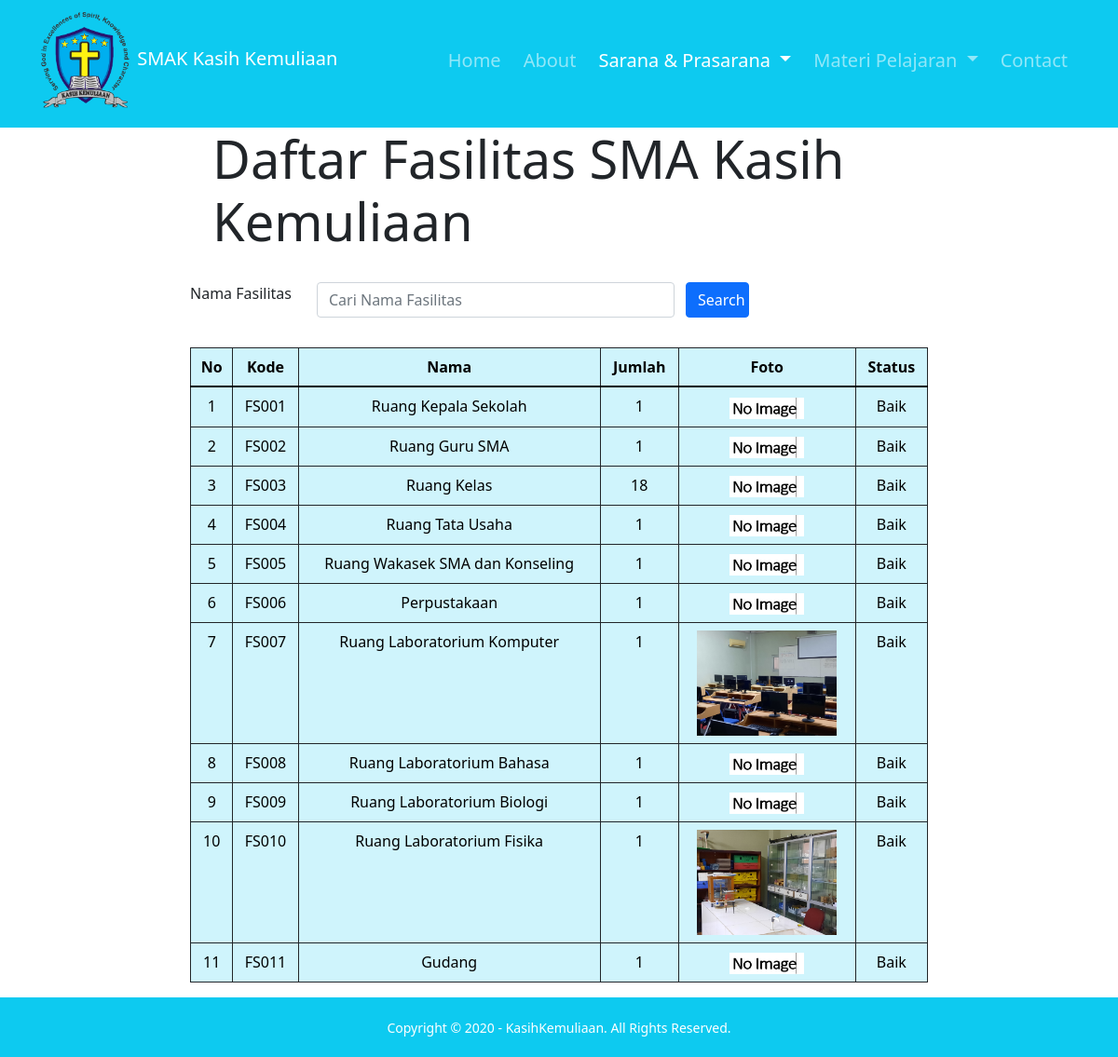
The page /datafasilitas.php on the database its author committed.
### tables this page shows
CREATE TABLE `datafasilitas` (
  `idfasilitas` char(5) NOT NULL,
  `namafasilitas` char(40) NOT NULL,
  `jumlahfasilitas` char(2) NOT NULL,
  `fotofasilitas` text NOT NULL,
  `statusfasilitas` char(10) NOT NULL
);

### datafasilitas.php (the view, shortened to what this page needs)
<!DOCTYPE html>
<html lang="en">
<head>
    <link rel="stylesheet" type="text/css" href="https://cdnjs.cloudflare.com/ajax/
    libs/select2/4.0.3/css/select2.min.css">
    <link rel="stylesheet" type="text/css" href="css/bootstrap.min.css">
</head>
<?php
    include "includes/config.php";
?>
<body>
<nav class="navbar navbar-expand-lg navbar-dark bg-info sticky-top">
  <div class="container">
    <span class="navbar-brand h6">
        <img src="images/Logo-Kasih-Kemuliaan.png" width="100">
        SMAK Kasih Kemuliaan
    </span>
    <div class="collapse navbar-collapse" id="navbarSupportedContent">
      <ul class="navbar-nav ms-auto mb-2 mb-lg-0">
        <li class="nav-item mx-1">
          <a class="nav-link h5" href="index.php">Home</a>
        </li>
        <li class="nav-item mx-1">
          <a class="nav-link h5" href="about.php">About</a>
        </li>
        <li class="nav-item dropdown mx-1">
          <a class="nav-link dropdown-toggle active h5" aria-current="page" href="#" id="navbarDropdown" role="button" data-bs-toggle="dropdown" aria-expanded="false">
            Sarana & Prasarana
          </a>
        </li>
        <li class="nav-item dropdown mx-1">
          <a class="nav-link dropdown-toggle h5" href="#" id="navbarDropdown" role="button" data-bs-toggle="dropdown" aria-expanded="false">
            Materi Pelajaran
          </a>
        </li>
        <li class="nav-item mx-1">
          <a class="nav-link h5" href="contact.php">Contact</a>
        </li>
      </ul>
    </div>
  </div>
</nav>
    <div class="row">
        <div class="col-sm-2"></div>
        <div class="col-sm-8">
            <div class="jumbotron jumbotron-fluid">
                <div class="container">
                    <h1 class="display-4">Daftar Fasilitas SMA Kasih Kemuliaan</h1>
                </div>
            </div>
        <br>
        <form method="POST">
        <div class="form-group row mb-2">
            <label for="search" class="col-sm-2">Nama Fasilitas</label>
            <div class="col-sm-6">
                <input type="text" name="search" class="form-control" id="search"
                value="<?php if(isset($_POST['search'])) {echo $_POST['search'];}?>"
                placeholder="Cari Nama Fasilitas">
            </div>
            <input type="submit" name="kirim" class="col-sm-1 btn btn-primary"
            value="Search">
        </div>
        </form>
        <br>
        <table class="table table-hover table-info table-bordered border-dark">
            <thead class="thead-dark">
                <tr style="text-align: center">
                    <th>No</th>
                    <th>Kode</th>
                    <th>Nama</th>
                    <th>Jumlah</th>
                    <th>Foto</th>
                    <th>Status</th>
                </tr>
            </thead>
            <tbody>
            <?php
            if(isset($_POST["kirim"]))
            {
                $search = $_POST['search'];
                $query = mysqli_query($connection, "select * from datafasilitas
                    where namafasilitas like '%".$search."%'");
            }else
                {
                    $query = mysqli_query($connection, "select * from datafasilitas");
                }
                $nomor = 1;
                while ($row = mysqli_fetch_array($query))
                { ?>
                    <tr style="text-align: center">
                        <td><?php echo $nomor;?></td>
                        <td><?php echo $row['idfasilitas'];?></td>
                        <td><?php echo $row['namafasilitas'];?></td>
                        <td><?php echo $row['jumlahfasilitas'];?></td>
                        <td>
                            <?php if(is_file("images/fasilitas/".$row['fotofasilitas']))
                            { ?>
                                <img src="images/fasilitas/<?php echo $row['fotofasilitas']?>" width="150">
                            <?php } else
                                echo "<img src='images/noimage.PNG' width='80'>"
                            ?>
                        </td>
                        <td><?php echo $row['statusfasilitas'];?></td>
                    </tr>
                    <?php $nomor = $nomor + 1;?>
                <?php } ?>
            </tbody>
        </table>
        </div>
        <div class="col-sm-2"></div>
    </div>
<footer class="bg-info">
    <div class="container">
        <small>Copyright &copy; 2020 - KasihKemuliaan. All Rights Reserved.</small>
    </div>
</footer>
</body>
</html>

### datafasilitas.php (style rules this page uses)
footer { padding: 20px 0; color: #fff; text-align: center; }
table { font-size: 16px; }

### rows shown on the page
datafasilitas: idfasilitas "FS001", namafasilitas "Ruang Kepala Sekolah", jumlahfasilitas "1", statusfasilitas "Baik"
datafasilitas: idfasilitas "FS002", namafasilitas "Ruang Guru SMA", jumlahfasilitas "1", statusfasilitas "Baik"
datafasilitas: idfasilitas "FS003", namafasilitas "Ruang Kelas", jumlahfasilitas "18", statusfasilitas "Baik"
datafasilitas: idfasilitas "FS004", namafasilitas "Ruang Tata Usaha", jumlahfasilitas "1", statusfasilitas "Baik"
datafasilitas: idfasilitas "FS005", namafasilitas "Ruang Wakasek SMA dan Konseling", jumlahfasilitas "1", statusfasilitas "Baik"
datafasilitas: idfasilitas "FS006", namafasilitas "Perpustakaan", jumlahfasilitas "1", statusfasilitas "Baik"
datafasilitas: idfasilitas "FS007", namafasilitas "Ruang Laboratorium Komputer", jumlahfasilitas "1", fotofasilitas (picture), statusfasilitas "Baik"
datafasilitas: idfasilitas "FS008", namafasilitas "Ruang Laboratorium Bahasa", jumlahfasilitas "1", statusfasilitas "Baik"
datafasilitas: idfasilitas "FS009", namafasilitas "Ruang Laboratorium Biologi", jumlahfasilitas "1", statusfasilitas "Baik"
datafasilitas: idfasilitas "FS010", namafasilitas "Ruang Laboratorium Fisika", jumlahfasilitas "1", fotofasilitas (picture), statusfasilitas "Baik"
datafasilitas: idfasilitas "FS011", namafasilitas "Gudang", jumlahfasilitas "1", statusfasilitas "Baik"
